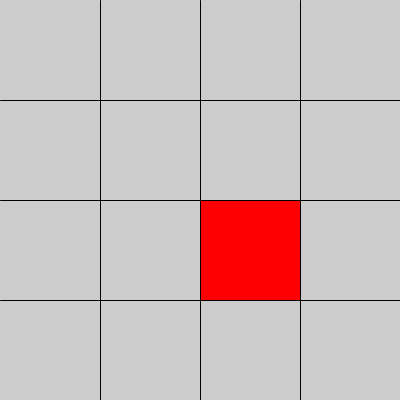
Frame 1 (no input)
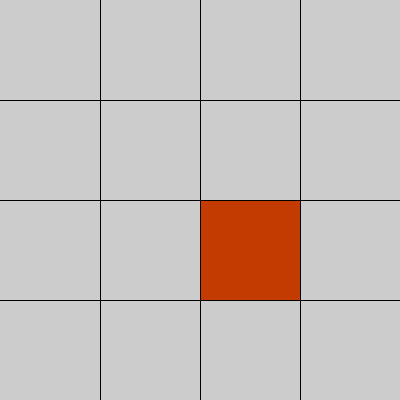
Frame 60 (the mouse pressed at the canvas centre just before this capture)
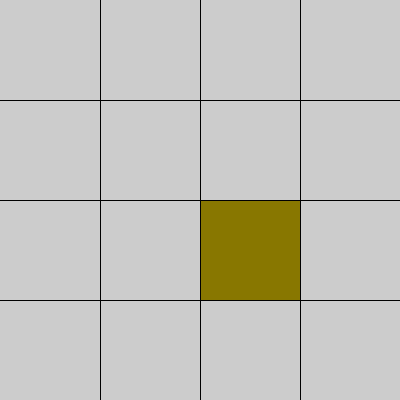
Frame 120 (the mouse held since frame 60 and released just before this capture)

The Processing sketch that drew these frames (run headless with seeded random() and noise(); from frame 60 on, the mouse is pressed at the canvas centre):

// Processing sketch: jasper_kerstkaart
// ── jasper_kerstkaart.pde
float kr = 1;
float kg = 0;
float kb = 0;
float jwp_r = 255;
float jwp_b = 0;
float jwp_g = 0;
float jwp_c = 1;
void setup()
{
  size(400,400);
}
void draw()
{
  line(100,0,100,400);
  line(200,0,200,400);
  line(300,0,300,400);
  line(400,0,400,400);
  line(0,100,400,100);
  line(0,200,400,200);
  line(0,300,400,300);
  line(0,400,400,400);
  fill(jwp_r,jwp_b,jwp_g);
  rect(200,200,100,100);
  if(jwp_r == 255) {jwp_c = 1;}
  if(jwp_c == 1) {jwp_r-=1; jwp_b+=1;}
  if(jwp_b == 255) {jwp_c = 2;}
  if(jwp_c == 2) {jwp_b-=1; jwp_g+=1;}
  if(jwp_g == 255) {jwp_c = 3;}
  if(jwp_c == 3) {jwp_g-=1; jwp_r+=1;}
}
